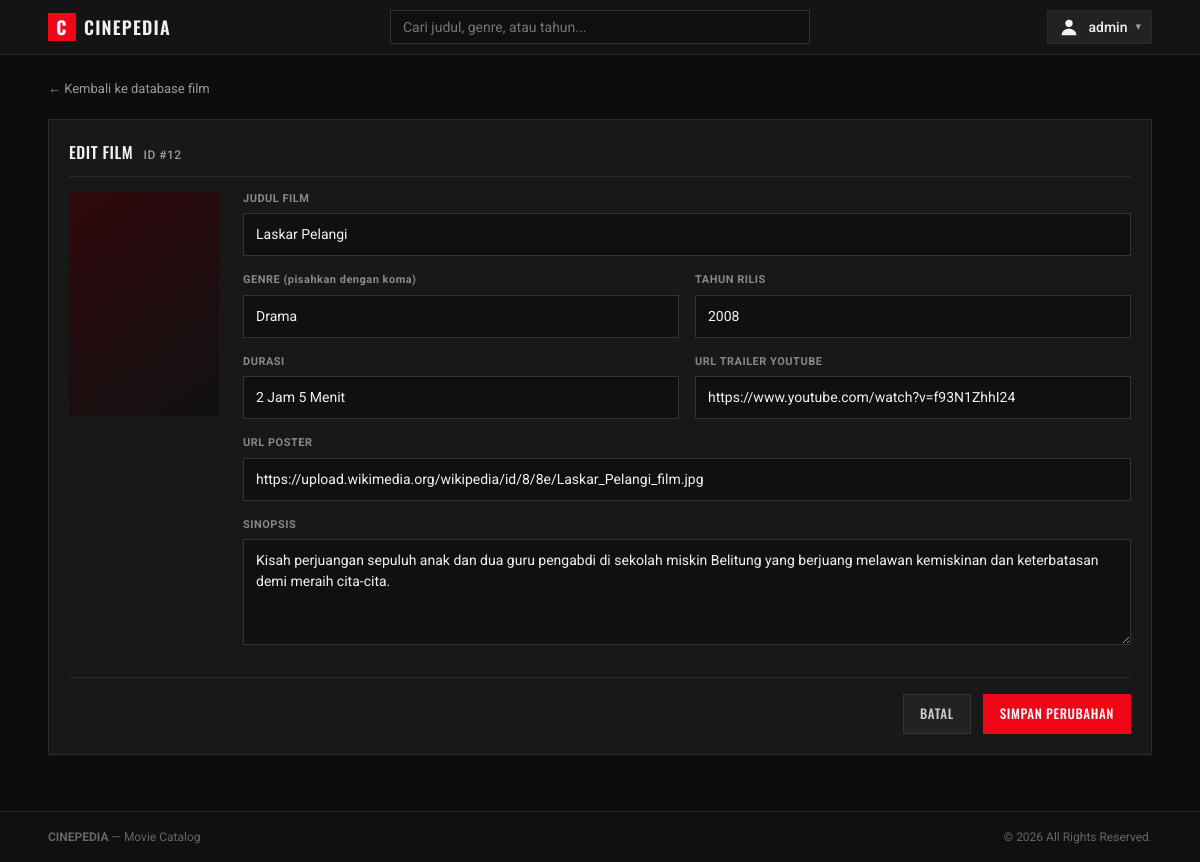
Screenshot of /admin/edit.php?id=12 (signed in) with the database file from the repository.
### tables this page shows
CREATE TABLE IF NOT EXISTS movies (
    id INT AUTO_INCREMENT PRIMARY KEY,
    title VARCHAR(255) NOT NULL,
    genre VARCHAR(100) NOT NULL,
    release_year INT NOT NULL,
    duration VARCHAR(50) DEFAULT NULL,
    synopsis TEXT DEFAULT NULL,
    poster_url VARCHAR(255) DEFAULT NULL,
    trailer_url VARCHAR(255) DEFAULT NULL,
    created_at TIMESTAMP DEFAULT CURRENT_TIMESTAMP
);

### includes/init.php (called while the page is built, shortened)
<?php
function e($v): string
{
    return htmlspecialchars((string)($v ?? ''), ENT_QUOTES, 'UTF-8');
}

### includes/movie_fields.php (the view, shortened to what this page needs)
<div class="form-grid">
  <div class="form-group full">
    <label for="title">JUDUL FILM</label>
    <input type="text" id="title" name="title" value="<?= e($m['title'] ?? '') ?>" maxlength="255" required>
  </div>
  <div class="form-group">
    <label for="genre">GENRE (pisahkan dengan koma)</label>
    <input type="text" id="genre" name="genre" value="<?= e($m['genre'] ?? '') ?>" list="genre-list" maxlength="100" placeholder="Drama, Sci-Fi" required>
  </div>
  <div class="form-group">
    <label for="release_year">TAHUN RILIS</label>
    <input type="number" id="release_year" name="release_year" value="<?= e($m['release_year'] ?? '') ?>" min="1888" max="2100" required>
  </div>
  <div class="form-group">
    <label for="duration">DURASI</label>
    <input type="text" id="duration" name="duration" value="<?= e($m['duration'] ?? '') ?>" maxlength="50" placeholder="2h 30m">
  </div>
  <div class="form-group">
    <label for="trailer_url">URL TRAILER YOUTUBE</label>
    <input type="url" id="trailer_url" name="trailer_url" value="<?= e($m['trailer_url'] ?? '') ?>" placeholder="https://youtube.com/watch?v=...">
  </div>
  <div class="form-group full">
    <label for="poster_url">URL POSTER</label>
    <input type="url" id="poster_url" name="poster_url" value="<?= e($m['poster_url'] ?? '') ?>" placeholder="https://.../poster.jpg" data-poster-input>
  </div>
  <div class="form-group full">
    <label for="synopsis">SINOPSIS</label>
    <textarea id="synopsis" name="synopsis" rows="4"><?= e($m['synopsis'] ?? '') ?></textarea>
  </div>
</div>

### assets/style.css (style rules this page uses)
:root { color-scheme: dark; --bg: #0d0d0d; --panel: #181818; --panel-2: #222; --border: #2a2a2a; --text: #f1f1f1; --muted: #9a9a9a; --accent: #f00616; --accent-hover: #d90010; --gold: #ffc928; --error: #ff6974; --ok: #b8d9bd; }
* { box-sizing: border-box; margin: 0; padding: 0; }
html { scroll-behavior: smooth; }
body { min-height: 100vh; display: flex; flex-direction: column; background: var(--bg); color: var(--text); font-family: "Roboto", Arial, sans-serif; font-size: 14px; line-height: 1.5; -webkit-font-smoothing: antialiased; }
button, input, select, textarea { font: inherit; color: inherit; }
.form-group { display: flex; flex-direction: column; gap: 6px; margin-bottom: 16px; }
label, .label { font-size: 11px; font-weight: 700; letter-spacing: .5px; color: #888; }
input[type=text], input[type=email], input[type=password], input[type=url], input[type=number], input[type=search], select, textarea { width: 100%; padding: 10px 12px; background: #101010; border: 1px solid #333; border-radius: 0; font-size: 14px; outline: none; }
textarea { resize: vertical; line-height: 1.5; }
.form-grid { display: grid; grid-template-columns: 1fr 1fr; gap: 0 16px; }
.form-grid .full { grid-column: 1 / -1; }
.panel textarea { margin-bottom: 12px; }

### rows the page displays
movies: title "Laskar Pelangi", genre "Drama", release_year "2008", duration "2 Jam 5 Menit", trailer_url "https://www.youtube.com/watch?v=f93N1ZhhI24", poster_url "https://upload.wikimedia.org/wikipedia/id/8/8e/Laskar_Pelangi_film.jpg", synopsis "Kisah perjuangan sepuluh anak dan dua guru pengabdi di sekolah miskin Belitung yang berjuang melawan kemiskinan dan keterbatasan demi meraih cita-cita."

### other values shown
$user['username'] "admin"
$id "12"
